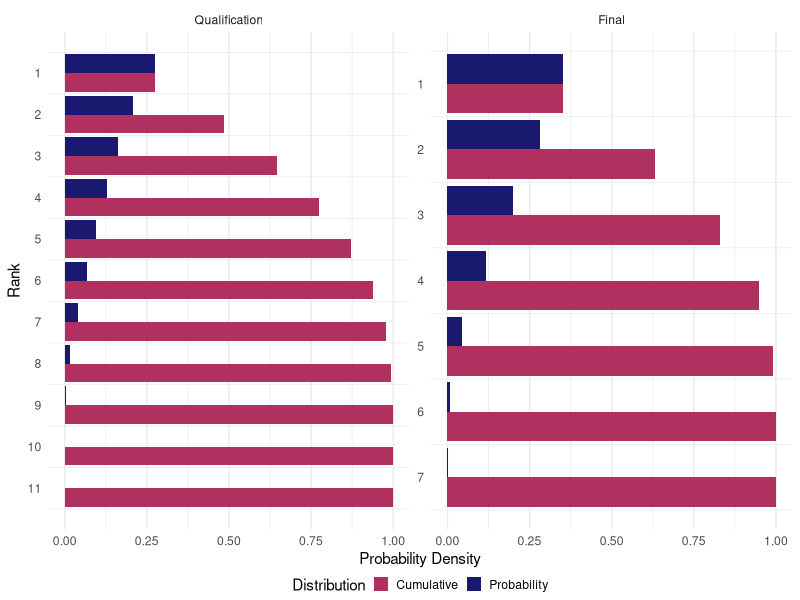
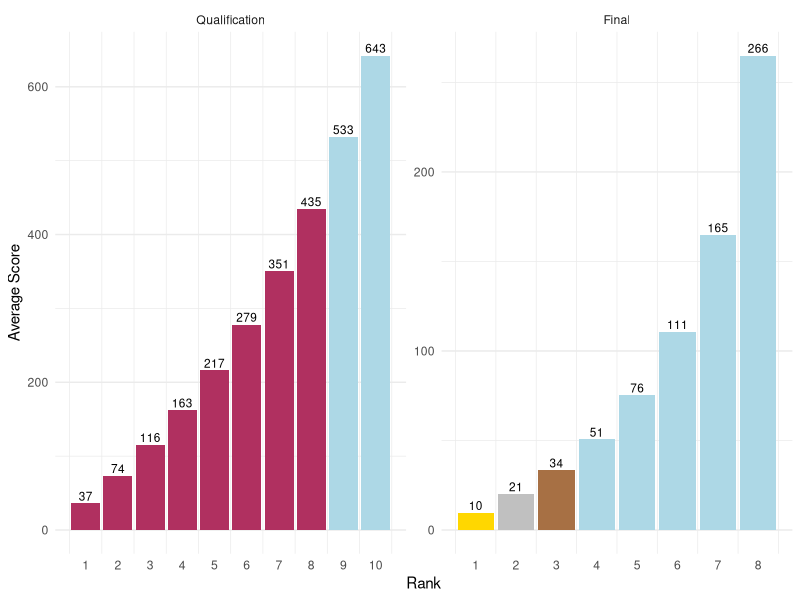

Source code (R) for these figures, in order:
# Simulation study

# Packages
library(tidyverse)
theme_set(theme_minimal())

# simulation, assuming uniform ranks
# this function takes in the number of simulations and players 
# and returns a simulated data frame with the following attributes: 
# player ID, the discipline ranks, overall score, final rank, sim number
climbing_sim <- function(nsim = 10000, nplay) {
  sims <- list()
  for (i in 1:nsim) {
    sims[[i]] <-
      bind_cols(
        player = 1:nplay,
        e1 = sample(1:nplay, replace = FALSE),
        e2 = sample(1:nplay, replace = FALSE),
        e3 = sample(1:nplay, replace = FALSE)
      ) %>%
      mutate(sim = i)
  }
  results <- bind_rows(sims) %>%
    mutate(score = e1 * e2 * e3) %>%
    group_by(sim) %>%
    mutate(rank = rank(score, ties.method = "random")) %>%
    ungroup()
  
  return(results)
}

# simulate qualification and final rounds
set.seed(1)
qual <- climbing_sim(nsim = 10000, nplay = 20)
final <- climbing_sim(nsim = 10000, nplay = 8)

# Question: Given that a climber wins any event, what's the probability...
# 1) of advancing to the final for a qualifier
# 2) of winning a medal for a finalist

# qualification distribution
qual_dist <- qual %>%
  filter(e1 == 1 | e2 == 1 | e3 == 1) %>%
  count(rank) %>%
  mutate(Probability = n / sum(n),
         Cumulative = cumsum(Probability)) %>%
  select(-n) %>%
  pivot_longer(!rank, names_to = "type") %>%
  mutate(round = "Qualification")

# final distribution
final_dist <- final %>%
  filter(e1 == 1 | e2 == 1 | e3 == 1) %>%
  count(rank) %>%
  mutate(Probability = n / sum(n),
         Cumulative = cumsum(Probability)) %>%
  select(-n) %>%
  pivot_longer(!rank, names_to = "type") %>%
  mutate(round = "Final")

# plot distributions, faceted by round
qual_dist %>%
  bind_rows(final_dist) %>%
  mutate(round = fct_relevel(round, "Qualification")) %>%
  ggplot(aes(rank, value, fill = type)) +
  geom_col(position = "dodge") +
  facet_wrap(~ round, scales = "free") +
  scale_x_reverse(breaks = 1:11) +
  coord_flip() +
  labs(x = "Rank",
       y = "Probability Density",
       fill = "Distribution") +
  scale_fill_manual(values = c("maroon", "midnightblue")) +
  theme(panel.grid.major.y = element_blank()) +
  theme(
    legend.position = "bottom",
    legend.margin = margin(-5),
    legend.key.size = unit(0.4, "cm")
  )


# Question: What's the expected score for each rank of both qualification and final

# get expected final scores
# also create color code for gold, silver, bronze
final_score <- final %>% 
  group_by(rank) %>% 
  summarize(avg_score = mean(score)) %>%
  mutate(round = "Final",
         color = ifelse(rank == 1, "gold",
                        ifelse(rank == 2, "#C0C0C0",
                               ifelse(rank == 3, "#A77044", "lightblue"))))

# get expected qualification scores (top 10)
# color code for finalists (top 8) and non-finalists
qual_score <- qual %>% 
  group_by(rank) %>% 
  summarize(avg_score = mean(score)) %>%
  filter(rank <= 10) %>% 
  mutate(round = "Qualification",
         color = ifelse(rank < 9, "maroon", "lightblue"))

# scoring visualization (faceted by round)
final_score %>% 
  bind_rows(qual_score) %>% 
  mutate(round = fct_relevel(round, "Qualification")) %>% 
  ggplot(aes(rank, avg_score, fill = color)) +
  geom_col() +
  geom_text(aes(label = ceiling(avg_score)), color = "black", size = 3, vjust = -0.3) +
  facet_wrap(~ round, scales = "free") +
  scale_x_continuous(breaks = 1:10) +
  scale_fill_identity() +
  labs(x = "Rank",
       y = "Average Score") +
  theme(panel.grid.major.x = element_blank())
